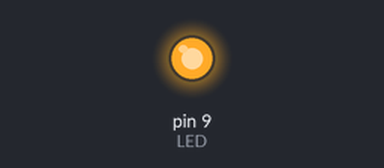
The sketch below on a simulated Arduino Uno, built with avr-gcc and run on an emulated ATmega328P. Parts: output pins drawn as LEDs (lit = HIGH).

Above: at 0.7 s.
At 5.2 s:
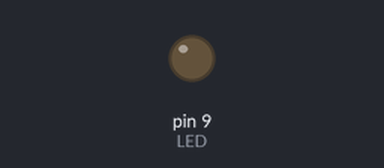
Timing chart, 0 to 6.9 s (numbered marks = the images above):
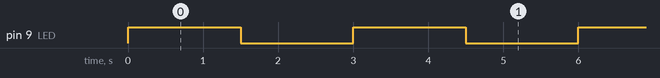

Measured:
- by itself, pin 9 (LED): alternates HIGH for 1.5 s and LOW for 1.5 s

The sketch:

EXO_1_1.ino
```cpp
# define LED 9 //on défini la variable LED au pin 9

void setup() { //boucle réalisé 1 fois
pinMode(LED,OUTPUT);//initialisation du port 9 comme une sortie
}

void loop() { //boucle répétable
  digitalWrite(LED,HIGH);//mettre la LED à l'état haut
  delay(1500);//attendre 1.5s
  digitalWrite(LED,LOW);//mettre la LED à l'état bas
  delay(1500);//attendre 1.5s

}
```
